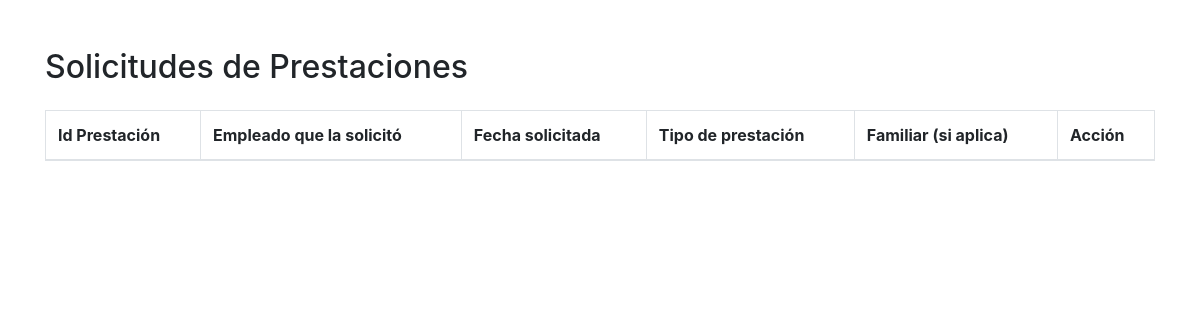
/solicitudesprestaciones.php, run on an earlier commit of the app's database.
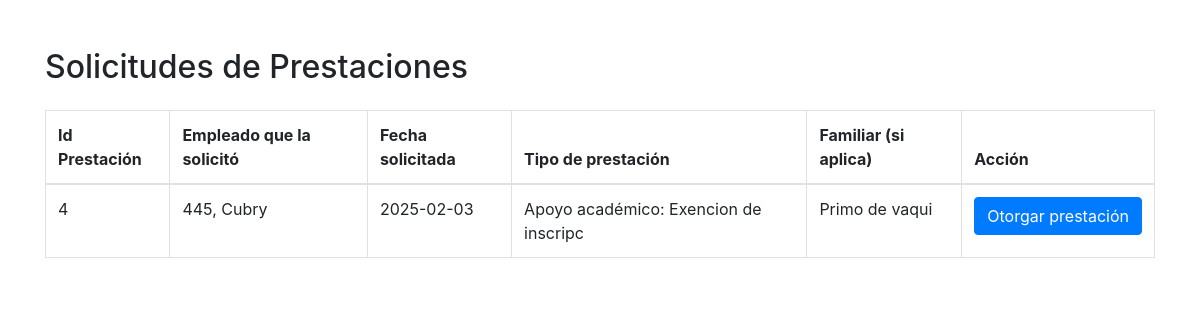
And on a later commit of the database.
### tables this page shows
CREATE TABLE `prestacion` (
  `Id_Prestacion` int(11) NOT NULL,
  `Fecha_Solicitada` date NOT NULL DEFAULT current_timestamp(),
  `Fecha_Otorgada` date DEFAULT NULL,
  `Tipo` varchar(40) NOT NULL
);

CREATE TABLE `empleado_prestacion` (
  `Numero_Empleado` int(11) NOT NULL,
  `Id_Prestacion` int(11) NOT NULL,
  `Tipo` varchar(40) NOT NULL,
  `Fecha_Solicitada` date NOT NULL DEFAULT current_timestamp(),
  `Fecha_Otorgada` date DEFAULT NULL
);

CREATE TABLE `empleado` (
  `Numero_Empleado` int(20) NOT NULL,
  `Nombre_Empleado` varchar(30) NOT NULL,
  `Contraseña_Empleado` varchar(20) DEFAULT '',
  `Area` varchar(30) NOT NULL,
  `Edad` int(3) NOT NULL,
  `Genero` varchar(12) NOT NULL,
  `Titulo` varchar(50) NOT NULL,
  `Fecha_Ingreso` date NOT NULL DEFAULT current_timestamp(),
  `Direccion` varchar(200) NOT NULL,
  `Telefono` varchar(12) NOT NULL,
  `Discapacidad` varchar(50) NOT NULL DEFAULT 'N/A',
  `Estado` varchar(30) NOT NULL DEFAULT 'Activo',
  `Dias_Extras` int(2) NOT NULL DEFAULT 0,
  `Dias` int(2) NOT NULL DEFAULT 24
);

CREATE TABLE `prestacion_apoyoacademico` (
  `Id_Prestacion` int(11) NOT NULL,
  `Numero_Empleado` int(11) NOT NULL,
  `Id_Familiar` int(11) NOT NULL,
  `Nivel_Academico` varchar(20) NOT NULL,
  `Nombre_Institucion` varchar(35) NOT NULL,
  `Tipo` varchar(20) NOT NULL
);

CREATE TABLE `familiar_empleado` (
  `Id_Familiar` int(11) NOT NULL,
  `Nombre_Familiar` varchar(50) NOT NULL,
  `Nivel_academico` varchar(25) NOT NULL,
  `Edad` int(3) NOT NULL
);

### solicitudesprestaciones.php (the view, shortened to what this page needs)
<!DOCTYPE html>
<html lang="en">
<head>
    <link rel="stylesheet" href="https://maxcdn.bootstrapcdn.com/bootstrap/4.0.0/css/bootstrap.min.css">
</head>
<body>
    <div class="container mt-5">
        <h2 class="mb-4">Solicitudes de Prestaciones</h2>
        <table class="table table-bordered">
            <thead>
                <tr>
                    <th>Id Prestación</th>
                    <th>Empleado que la solicitó</th>
                    <th>Fecha solicitada</th>
                    <th>Tipo de prestación</th>
                    <th>Familiar (si aplica)</th>
                    <th>Acción</th>
                </tr>
            </thead>
            <tbody>
<?php
require_once("conn.php");
$querySP = $conn->prepare("SELECT * FROM prestacion WHERE Fecha_Otorgada IS NULL");
$querySP->execute();
$resultadoSP = $querySP->get_result();
while($rowSP = $resultadoSP->fetch_assoc())
{
    $fechaSolicitud = $rowSP['Fecha_Solicitada'];
    $idPrestacion = $rowSP['Id_Prestacion'];
    $queryCNE = $conn->prepare("SELECT Numero_Empleado FROM empleado_prestacion WHERE Id_Prestacion = ?");
    $queryCNE->bind_param("i", $idPrestacion);
    $queryCNE->execute();
    $resultCNE = $queryCNE->get_result();
    $rowCNE = $resultCNE->fetch_assoc();
    $numeroEmpleado = $rowCNE['Numero_Empleado'];
    $queryCNME = $conn->prepare("SELECT Nombre_Empleado FROM empleado WHERE Numero_Empleado = ?");
    $queryCNME->bind_param("i", $numeroEmpleado);
    $queryCNME->execute();
    $resultCNME = $queryCNME->get_result();
    $rowCNME = $resultCNME->fetch_assoc();
    $nombreEmpleado = $rowCNME['Nombre_Empleado'];
    if ($rowSP['Tipo'] == "Academico")
    {
        $queryCPA = $conn->prepare("SELECT * FROM prestacion_apoyoacademico WHERE Id_Prestacion = ?");
        $queryCPA->bind_param("i", $idPrestacion);
        $queryCPA->execute();
        $resultCPA = $queryCPA->get_result();
        $rowCPA = $resultCPA->fetch_assoc();
        $tipo = "Apoyo académico: ".$rowCPA['Tipo'];
    }
    $queryCFP = $conn->prepare("SELECT * FROM familiar_prestacion WHERE Id_Prestacion = ?");
    $queryCFP->bind_param("i", $idPrestacion);
    $queryCFP->execute();
    $resultCFP = $queryCFP->get_result();
    if ($resultCFP->num_rows > 0)
    {
        $rowCFP = $resultCFP->fetch_assoc();
        $idFamiliar = $rowCFP['Id_Familiar'];
        $queryCF = $conn->prepare("SELECT Nombre_Familiar FROM familiar_empleado WHERE Id_Familiar = ?");
        $queryCF->bind_param("i", $idFamiliar);
        $queryCF->execute();
        $resultCF = $queryCF->get_result();
        $rowCF = $resultCF->fetch_assoc();
        $nombreFamiliar = $rowCF['Nombre_Familiar'];
    }
    else
    {
        $nombreFamiliar = "N/A";
    }
    echo "<tr>";
    echo "<td>".$idPrestacion."</td>";
    echo "<td>".$numeroEmpleado.", ".htmlspecialchars($nombreEmpleado)."</td>";
    echo "<td>".$fechaSolicitud."</td>";
    echo "<td>".$tipo."</td>";
    echo "<td>".$nombreFamiliar."</td>";
    echo "<td>";
    echo "<form action='' method='post'>";
    echo "<button type='submit' class='btn btn-primary'>Otorgar prestación</button>";
    echo "</form>";
    echo "</td>";
    echo "</tr>";
}
?>
            </tbody>
        </table>
    </div>
</body>
</html>

What changed in the data, as far as the page shows it:
added prestacion: Id_Prestacion "4", empleado_prestacion.Numero_Empleado "445", empleado.Nombre_Empleado "Cubry", Fecha_Solicitada "2025-02-03", prestacion_apoyoacademico.Tipo "Apoyo académico: Exencion de inscripc", familiar_empleado.Nombre_Familiar "Primo de vaqui"
